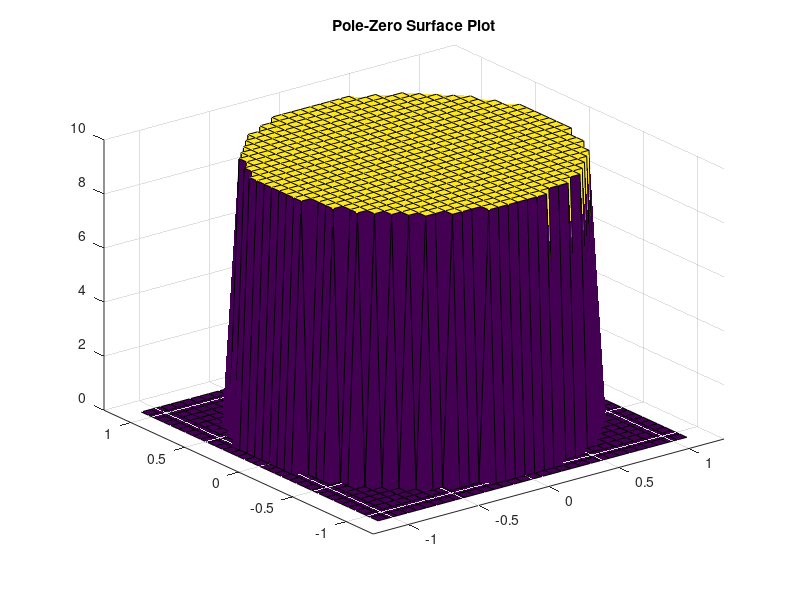
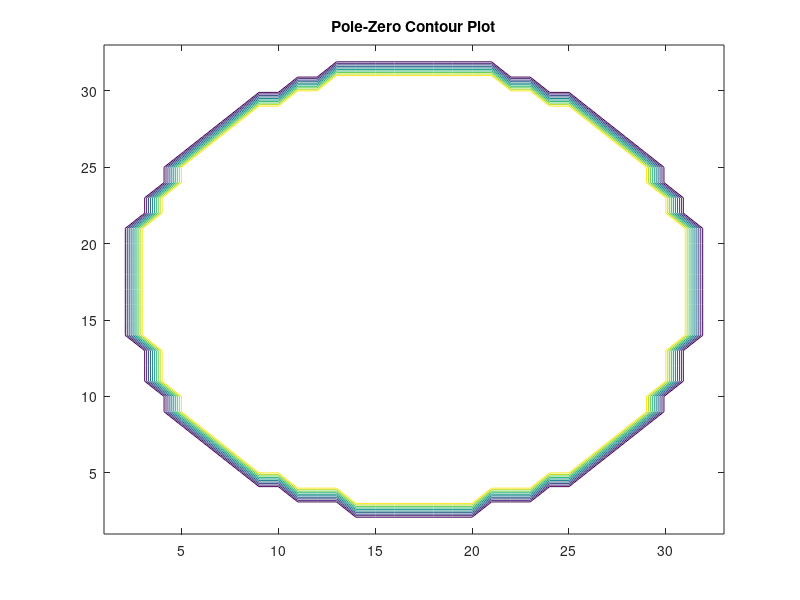

The MATLAB source for these figures, in order:
% pzk_plot.m  to make a surface plot of the 
% magnitude of a (digital) filter's transfer function
%
clear, clc, clf; hold off
%
N=32;
x=(1.11:-2.2/N:-1.1);
y=(1.1:-2.2/N:-1.1);
%
q=input('enter zeros in column vector [q(1);q(2);...] ')
p=input('enter poles in column vector [p(1);p(2);...]  ')
k=input('enter gain (k, scalar)  ')
for m=1:N+1
for n=1:N+1
	z(m,n)=x(m)+i*y(n);
end
end
b=k*poly(q);
a=poly(p);
numer=polyval(b,z);
denom=polyval(a,z);
Z=k*(numer./denom);
for m=1:N+1
for n=1:N+1
	Zmag(m,n)=abs(Z(m,n));
	if Zmag(m,n) > 10
		Zmag(m,n)=10;
	end
	if abs(z(m,n))>1
		Zmag(m,n)=0;
	end
end
end
[X,Y]=meshgrid(-1.1:2.2/N:1.1);
figure(1)
surf(X,Y,Zmag)
axis([-1.25 1.25 -1.25 1.25 0 10])
title('Pole-Zero Surface Plot')
figure(2)
v=0:10;
contour(Zmag,v)
title('Pole-Zero Contour Plot')
